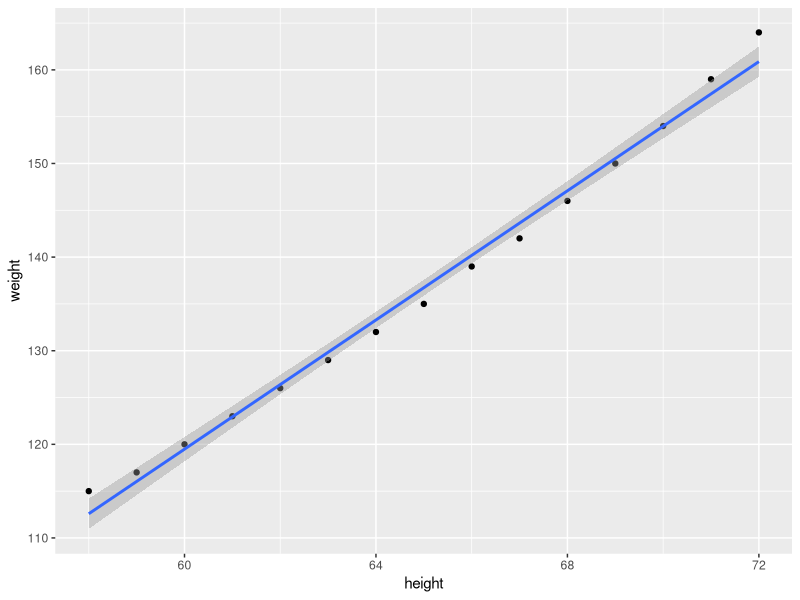

This figure's R source:
## ---- chunk 1
knitr::opts_chunk$set(echo = TRUE)
## ---- chunk 2
n <- nrow(women)	
fit <- lm(weight ~ height, data=women)	
sfit <- summary(fit)	
b <- coefficients(fit)	
## ---- chunk 3
library(knitr)	
kable(sfit$coefficients)	
## ---- chunk 4
library(ggplot2)
ggplot(data=women, aes(x=height, y=weight)) +
      geom_point() + geom_smooth(method="lm")
